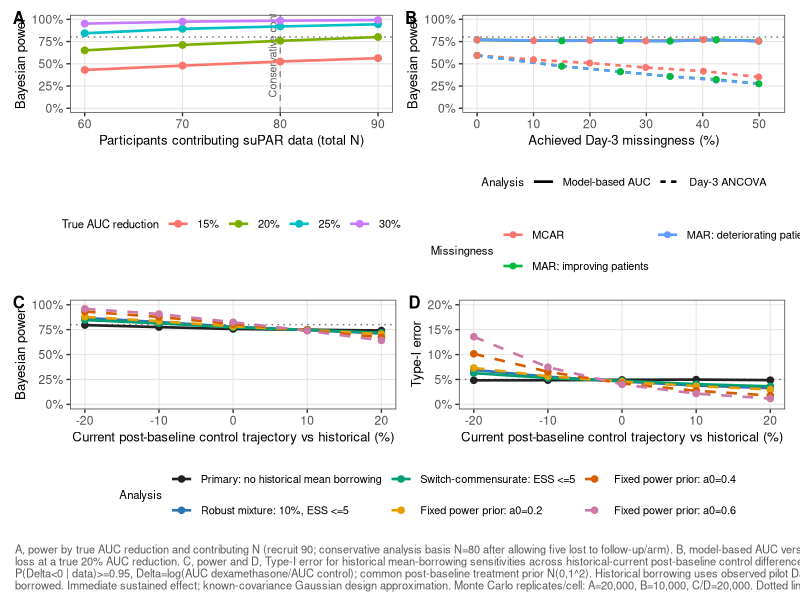
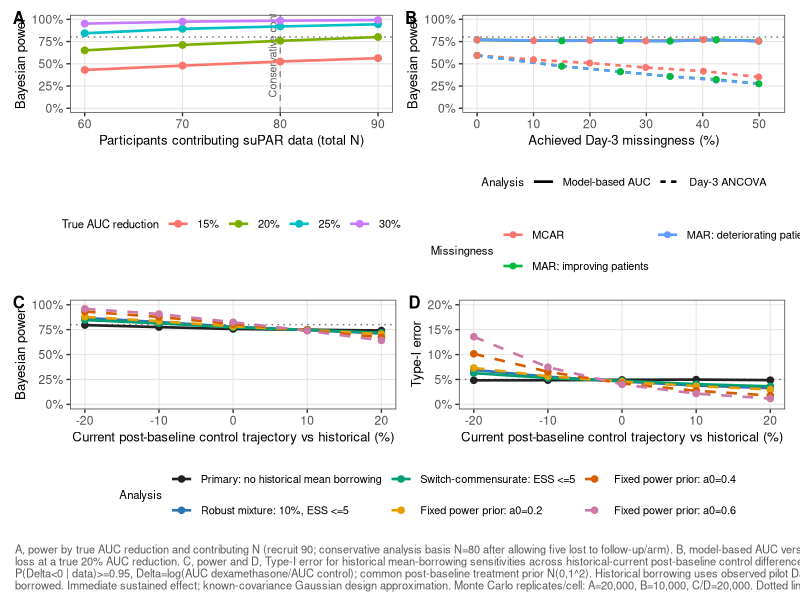
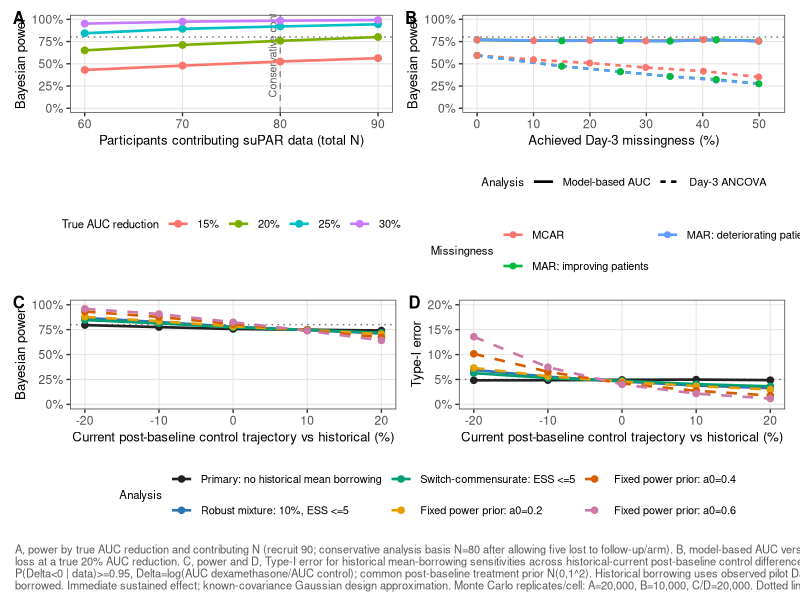

Write the R code that produced these figures, in order.
library(tidyverse)
library(patchwork)

power_n <- read_csv(
  "outputs/stage2_day5_panel_a_power.csv",
  show_col_types = FALSE
)
missingness <- read_csv(
  "outputs/stage2_day5_panel_b_missingness.csv",
  show_col_types = FALSE
)
borrowing <- read_csv(
  "outputs/borrowing_approaches_type1_power.csv",
  show_col_types = FALSE
)

stopifnot(
  all(power_n$treatment_prior_sd == 1),
  all(missingness$treatment_prior_sd == 1),
  all(borrowing$treatment_prior_sd == 1),
  all(power_n$posterior_cutoff == .95),
  all(missingness$posterior_cutoff == .95),
  all(borrowing$posterior_cutoff == .95)
)

theme_stage2 <- function() {
  theme_bw(base_size = 10.5) +
    theme(
      plot.tag = element_text(face = "bold", size = 12),
      plot.tag.position = c(.01, .99),
      panel.grid.minor = element_blank(),
      panel.grid.major = element_line(colour = "grey90", linewidth = .35),
      legend.text = element_text(size = 7.9),
      legend.title = element_text(size = 8.2),
      axis.title = element_text(size = 9.5),
      axis.text = element_text(size = 8.7)
    )
}

effect_colours <- c(
  "15%" = "#F8766D",
  "20%" = "#7CAE00",
  "25%" = "#00BFC4",
  "30%" = "#C77CFF"
)

panel_a <- power_n |>
  filter(reduction > 0) |>
  mutate(effect = factor(
    scales::percent(reduction, accuracy = 1),
    levels = names(effect_colours)
  )) |>
  ggplot(aes(total_n, probability_success, colour = effect)) +
  geom_hline(yintercept = .80, linetype = "dotted", colour = "grey45") +
  geom_vline(xintercept = 80, linetype = "dashed", colour = "grey55") +
  annotate(
    "text", x = 79.2, y = .12,
    label = "Conservative contributing N = 80",
    angle = 90, hjust = 0, size = 2.7, colour = "grey35"
  ) +
  geom_line(linewidth = .9) +
  geom_point(size = 2) +
  coord_cartesian(ylim = c(0, 1)) +
  scale_colour_manual(values = effect_colours) +
  scale_x_continuous(breaks = seq(60, 90, 10)) +
  scale_y_continuous(labels = scales::label_percent(accuracy = 1)) +
  labs(
    tag = "A",
    x = "Participants contributing suPAR data (total N)",
    y = "Bayesian power",
    colour = "True AUC reduction"
  ) +
  theme_stage2() +
  guides(colour = guide_legend(nrow = 1)) +
  theme(legend.position = "bottom")

missing_labels <- c(
  mcar = "MCAR",
  mar_improvement = "MAR: improving patients",
  mar_deterioration = "MAR: deteriorating patients"
)
missing_colours <- c(
  "MCAR" = "#F8766D",
  "MAR: improving patients" = "#00BA38",
  "MAR: deteriorating patients" = "#619CFF"
)

panel_b <- missingness |>
  mutate(
    mechanism = factor(
      missing_labels[missing_mechanism],
      levels = unname(missing_labels)
    ),
    analysis = factor(
      analysis,
      levels = c("Model-based AUC", "Day-3 ANCOVA")
    )
  ) |>
  ggplot(aes(
    100 * achieved_day3_missingness,
    probability_success,
    colour = mechanism,
    linetype = analysis
  )) +
  geom_hline(yintercept = .80, linetype = "dotted", colour = "grey45") +
  geom_line(linewidth = .9) +
  geom_point(size = 1.7) +
  coord_cartesian(ylim = c(0, 1)) +
  scale_colour_manual(values = missing_colours) +
  scale_x_continuous(breaks = seq(0, 50, 10), limits = c(0, 52)) +
  scale_y_continuous(labels = scales::label_percent(accuracy = 1)) +
  labs(
    tag = "B",
    x = "Achieved Day-3 missingness (%)",
    y = "Bayesian power",
    colour = "Missingness",
    linetype = "Analysis"
  ) +
  theme_stage2() +
  guides(
    linetype = guide_legend(order = 1, nrow = 1),
    colour = guide_legend(order = 2, nrow = 2)
  ) +
  theme(legend.position = "bottom", legend.box = "vertical")

approach_labels <- c(
  "No historical mean borrowing (primary)" = "Primary: no historical mean borrowing",
  "Robust mixture (10%; ESS cap 5)" = "Robust mixture: 10%, ESS <=5",
  "Switch-commensurate (ESS cap 5)" = "Switch-commensurate: ESS <=5",
  "Power prior a0 = 0.2" = "Fixed power prior: a0=0.2",
  "Power prior a0 = 0.4" = "Fixed power prior: a0=0.4",
  "Power prior a0 = 0.6" = "Fixed power prior: a0=0.6"
)
approach_colours <- c(
  "Primary: no historical mean borrowing" = "#222222",
  "Robust mixture: 10%, ESS <=5" = "#2E74B5",
  "Switch-commensurate: ESS <=5" = "#009E73",
  "Fixed power prior: a0=0.2" = "#E69F00",
  "Fixed power prior: a0=0.4" = "#D55E00",
  "Fixed power prior: a0=0.6" = "#CC79A7"
)
approach_linetypes <- c(
  "Primary: no historical mean borrowing" = "solid",
  "Robust mixture: 10%, ESS <=5" = "solid",
  "Switch-commensurate: ESS <=5" = "solid",
  "Fixed power prior: a0=0.2" = "dashed",
  "Fixed power prior: a0=0.4" = "dashed",
  "Fixed power prior: a0=0.6" = "dashed"
)

borrowing_plot <- borrowing |>
  mutate(approach = factor(
    approach_labels[approach],
    levels = unname(approach_labels)
  ))

panel_c <- borrowing_plot |>
  filter(reduction == .20) |>
  ggplot(aes(drift_pct, probability_success, colour = approach, linetype = approach)) +
  geom_hline(yintercept = .80, linetype = "dotted", colour = "grey45") +
  geom_line(linewidth = .9) +
  geom_point(size = 1.9) +
  coord_cartesian(ylim = c(0, 1)) +
  scale_colour_manual(values = approach_colours) +
  scale_linetype_manual(values = approach_linetypes) +
  scale_x_continuous(breaks = seq(-20, 20, 10)) +
  scale_y_continuous(labels = scales::label_percent(accuracy = 1)) +
  labs(
    tag = "C",
    x = "Current post-baseline control trajectory vs historical (%)",
    y = "Bayesian power",
    colour = "Analysis",
    linetype = "Analysis"
  ) +
  theme_stage2()

panel_d <- borrowing_plot |>
  filter(reduction == 0) |>
  ggplot(aes(drift_pct, probability_success, colour = approach, linetype = approach)) +
  geom_hline(yintercept = .05, linetype = "dotted", colour = "grey45") +
  geom_line(linewidth = .9) +
  geom_point(size = 1.9) +
  coord_cartesian(ylim = c(0, .20)) +
  scale_colour_manual(values = approach_colours) +
  scale_linetype_manual(values = approach_linetypes) +
  scale_x_continuous(breaks = seq(-20, 20, 10)) +
  scale_y_continuous(
    breaks = seq(0, .20, .05),
    labels = scales::label_percent(accuracy = 1)
  ) +
  labs(
    tag = "D",
    x = "Current post-baseline control trajectory vs historical (%)",
    y = "Type-I error",
    colour = "Analysis",
    linetype = "Analysis"
  ) +
  theme_stage2()

top <- panel_a | panel_b
bottom <- (panel_c | panel_d) + plot_layout(guides = "collect") &
  theme(legend.position = "bottom")

figure <- (top / bottom) +
  plot_layout(heights = c(1, 1.12)) +
  plot_annotation(
    caption = stringr::str_wrap(paste0(
      "A, power by true AUC reduction and contributing N (recruit 90; conservative analysis basis N=80 after allowing five lost to follow-up/arm). ",
      "B, model-based AUC versus Day-3 ANCOVA under focused Day-3 loss at a true 20% AUC reduction. ",
      "C, power and D, Type-I error for historical mean-borrowing sensitivities across historical-current post-baseline control differences; baseline matched. ",
      "Primary decision: P(Delta<0 | data)>=0.95, Delta=log(AUC dexamethasone/AUC control); common post-baseline treatment prior N(0,1^2). ",
      "Historical borrowing uses observed pilot Days 0, 1 and 3 only; projected Day 5 is not borrowed. Immediate sustained effect; known-covariance Gaussian design approximation. ",
      "Monte Carlo replicates/cell: A=", scales::comma(unique(power_n$n_sim)),
      ", B=", scales::comma(unique(missingness$n_sim)),
      ", C/D=", scales::comma(unique(borrowing$n_sim)),
      ". Dotted lines denote 80% power or 5% Type-I error."
    ), width = 205),
    theme = theme(
      plot.caption = element_text(size = 8.0, colour = "grey35", hjust = 0)
    )
  )

ggsave(
  "figures/stage2_final_four_panel.png",
  figure,
  width = 14,
  height = 10.4,
  dpi = 300
)
ggsave(
  "figures/stage2_final_four_panel.pdf",
  figure,
  width = 14,
  height = 10.4
)

print(figure)
